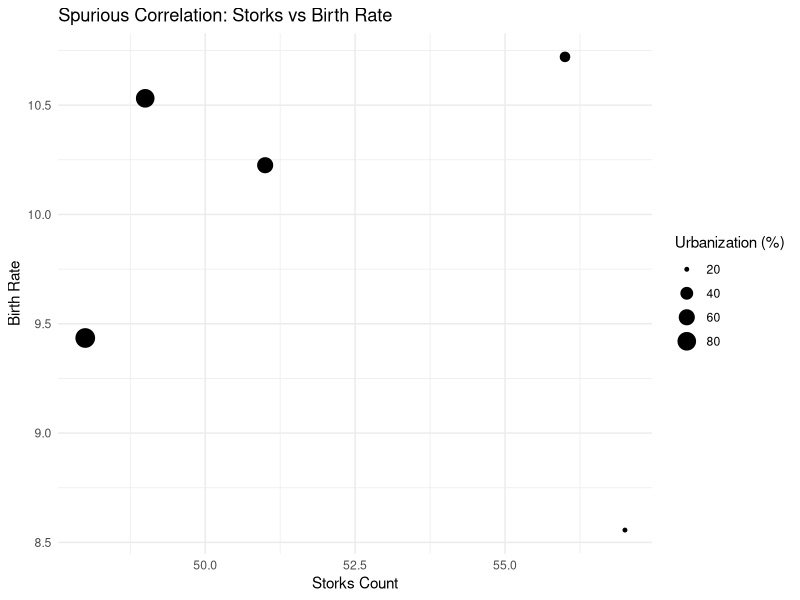

The R script that drew this image:
## ---- chunk 1
# Simulating a dataset for the correlation between storks and birth rate with a potential confounding variable (urbanization)

# Generate sample data for a few regions
set.seed(987)
regions <- c("Urbanville", "Suburbia", "Ruraltown", "Cityville", "Countryside")
storks_count <- rpois(length(regions), lambda = 50)
birth_rate <- rnorm(length(regions), mean = 15, sd = 5)
urbanization <- c(80, 60, 30, 90, 20)  # Urbanization percentage for each region

# Creating a dataframe
data <- data.frame(Region = regions, StorksCount = storks_count, BirthRate = birth_rate, Urbanization = urbanization)

# Loading the ggplot2 library
library(ggplot2)

# Creating a scatter plot with size representing urbanization
ggplot(data, aes(x = StorksCount, y = BirthRate, size = Urbanization)) +
  geom_point() +
  labs(title = "Spurious Correlation: Storks vs Birth Rate",
       x = "Storks Count",
       y = "Birth Rate",
       size = "Urbanization (%)") +
  theme_minimal()
